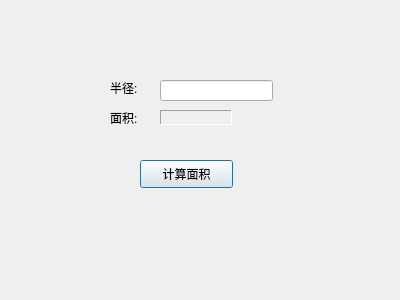
<?xml version="1.0" encoding="UTF-8"?>
<ui version="4.0">
 <class>Dialog</class>
 <widget class="QDialog" name="Dialog">
  <property name="geometry">
   <rect>
    <x>0</x>
    <y>0</y>
    <width>400</width>
    <height>300</height>
   </rect>
  </property>
  <property name="windowTitle">
   <string>呵呵</string>
  </property>
  <widget class="QLabel" name="radiusLabel">
   <property name="geometry">
    <rect>
     <x>110</x>
     <y>80</y>
     <width>72</width>
     <height>15</height>
    </rect>
   </property>
   <property name="text">
    <string>半径:</string>
   </property>
  </widget>
  <widget class="QLabel" name="areaLabel">
   <property name="geometry">
    <rect>
     <x>110</x>
     <y>110</y>
     <width>72</width>
     <height>15</height>
    </rect>
   </property>
   <property name="text">
    <string>面积:</string>
   </property>
  </widget>
  <widget class="QLabel" name="areaResultLabel">
   <property name="geometry">
    <rect>
     <x>160</x>
     <y>110</y>
     <width>72</width>
     <height>15</height>
    </rect>
   </property>
   <property name="frameShape">
    <enum>QFrame::Panel</enum>
   </property>
   <property name="frameShadow">
    <enum>QFrame::Sunken</enum>
   </property>
   <property name="text">
    <string/>
   </property>
  </widget>
  <widget class="QLineEdit" name="radiusLineEdit">
   <property name="geometry">
    <rect>
     <x>160</x>
     <y>80</y>
     <width>113</width>
     <height>21</height>
    </rect>
   </property>
  </widget>
  <widget class="QPushButton" name="calButton">
   <property name="geometry">
    <rect>
     <x>140</x>
     <y>160</y>
     <width>93</width>
     <height>28</height>
    </rect>
   </property>
   <property name="text">
    <string>计算面积</string>
   </property>
  </widget>
 </widget>
 <layoutdefault spacing="6" margin="11"/>
 <resources/>
 <connections/>
</ui>
